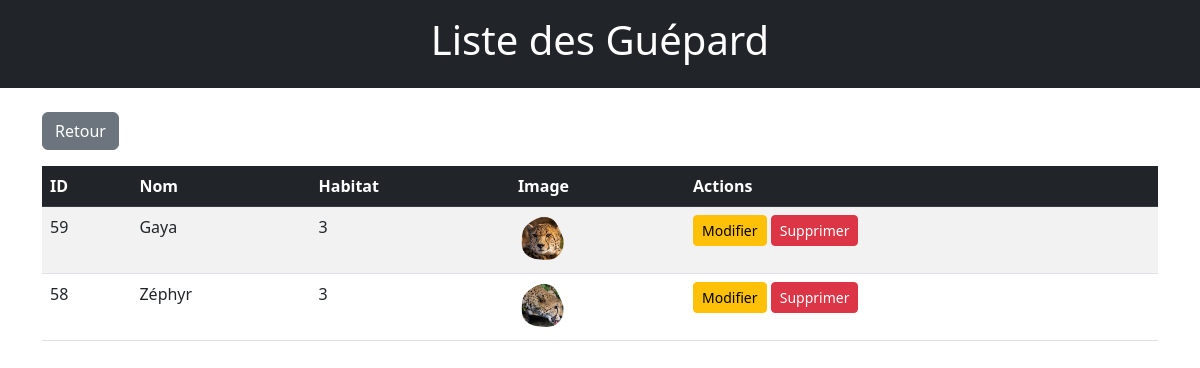
Screenshot of /front/html/list_animals.php?species_id=15 (signed in) with the database file from the repository.
### tables this page shows
CREATE TABLE `species` (
  `id` int(11) NOT NULL,
  `name` varchar(255) NOT NULL,
  `scientific_name` varchar(255) NOT NULL,
  `food` text DEFAULT NULL,
  `description` text DEFAULT NULL,
  `image` varchar(255) DEFAULT NULL,
  `page_link` varchar(255) DEFAULT NULL,
  `IUCN_status` varchar(10) DEFAULT NULL,
  `IUCN_image` varchar(255) DEFAULT NULL,
  `size` varchar(100) DEFAULT NULL,
  `weight` varchar(100) DEFAULT NULL,
  `lifespan` varchar(100) DEFAULT NULL,
  `population_status` varchar(100) DEFAULT NULL,
  `distribution` text DEFAULT NULL,
  `distribution_map` varchar(255) DEFAULT NULL,
  `family` varchar(255) DEFAULT NULL,
  `order_bio` varchar(255) DEFAULT NULL,
  `class_bio` varchar(255) DEFAULT NULL,
  `description_image` text DEFAULT NULL,
  `natural_habitat` varchar(255) DEFAULT NULL,
  `cover_image` varchar(255) DEFAULT NULL,
  `secondary_image` varchar(255) DEFAULT NULL,
  `gestation` varchar(255) DEFAULT NULL,
  `habitat_id` int(11) DEFAULT NULL,
  `main_image` varchar(255) DEFAULT NULL
);

CREATE TABLE `animals` (
  `id` int(11) NOT NULL,
  `name` varchar(255) NOT NULL,
  `habitat_id` int(11) NOT NULL,
  `last_checkup_date` date DEFAULT NULL,
  `species_id` int(11) DEFAULT NULL,
  `image` varchar(255) DEFAULT NULL
);

### front/html/list_animals.php (the view, shortened to what this page needs)
<?php
require '../../lib/pdo.php';
$error = '';
$animals = [];
$species_name = '';
if (!isset($_GET['species_id']) || !is_numeric($_GET['species_id'])) {
    $error = "ID d'espèce invalide.";
} else {
    $species_id = intval($_GET['species_id']);
    try {
        $query = $pdo->prepare("SELECT name FROM species WHERE id = :id");
        $query->execute([':id' => $species_id]);
        $species = $query->fetch(PDO::FETCH_ASSOC);
        if (!$species) {
            $error = "Espèce introuvable.";
        } else {
            $species_name = $species['name'];
        }
    } catch (PDOException $e) {
        $error = "Erreur lors de la récupération de l'espèce : " . $e->getMessage();
    }
    if (empty($error)) {
        try {
            $query = $pdo->prepare("SELECT * FROM animals WHERE species_id = :species_id ORDER BY name ASC");
            $query->execute([':species_id' => $species_id]);
            $animals = $query->fetchAll(PDO::FETCH_ASSOC);
        } catch (PDOException $e) {
            $error = "Erreur lors de la récupération des animaux : " . $e->getMessage();
        }
    }
}
?>
<!DOCTYPE html>
<html lang="fr">
<head>
    <link href="https://cdn.jsdelivr.net/npm/bootstrap@5.3.0-alpha1/dist/css/bootstrap.min.css" rel="stylesheet">
</head>
<body>
    <header class="bg-dark text-white text-center py-3">
        <h1>Liste des <?= htmlspecialchars($species_name) ?></h1>
    </header>
    <main class="container mt-4">
        <div class="mb-3">
            <a href="manage_animals.php" class="btn btn-secondary">Retour</a>
        </div>
        <?php if (!empty($error)): ?>
            <div class="alert alert-danger"><?= htmlspecialchars($error) ?></div>
        <?php else: ?>
            <table class="table table-striped">
                <thead class="table-dark">
                    <tr>
                        <th>ID</th>
                        <th>Nom</th>
                        <th>Habitat</th>
                        <th>Image</th>
                        <th>Actions</th>
                    </tr>
                </thead>
                <tbody>
                    <?php if (!empty($animals)): ?>
                        <?php foreach ($animals as $animal): ?>
                            <tr>
                                <td><?= htmlspecialchars($animal['id']) ?></td>
                                <td><?= htmlspecialchars($animal['name']) ?></td>
                                <td><?= htmlspecialchars($animal['habitat_id'] ?? 'Non défini') ?></td>
                                <td>
                                    <?php if (!empty($animal['image'])): ?>
                                        <img src="<?= htmlspecialchars($animal['image']) ?>" alt="<?= htmlspecialchars($animal['name']) ?>" style="width: 50px; height: auto;">
                                    <?php else: ?>
                                        <span class="text-muted">Aucune image</span>
                                    <?php endif; ?>
                                </td>
                                <td>
                                    <a href="edit_animal.php?id=<?= $animal['id'] ?>" class="btn btn-warning btn-sm">Modifier</a>
                                    <a href="delete_animal.php?id=<?= $animal['id'] ?>" class="btn btn-danger btn-sm" onclick="return confirm('Supprimer cet animal ?');">Supprimer</a>
                                </td>
                            </tr>
                        <?php endforeach; ?>
                    <?php else: ?>
                        <tr>
                            <td colspan="5" class="text-center">Aucun <?= htmlspecialchars($species_name) ?> trouvé.</td>
                        </tr>
                    <?php endif; ?>
                </tbody>
            </table>
        <?php endif; ?>
    </main>
</body>
</html>

### rows the page displays
species: name "Guépard"
animals: id "59", name "Gaya", habitat "3", image (picture)
animals: id "58", name "Zéphyr", habitat "3", image (picture)
